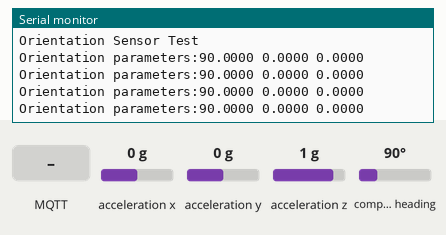
Recording of a sketch running on a simulated ESP8266 (NodeMCU). On the bench: the last lines printed to the serial monitor. Inputs (shaded band) come from the test bench; at power-on: acceleration x 0 g, acceleration y 0 g, acceleration z 1 g, compass heading 90°. WiFi joins after 1.5 s; servers stay silent unless stated; no MQTT or app messages arrive unless stated.

Above: at 3.7 s.
3.8 s: MQTT message "1" arrives on the first subscribed topic
5.5 s: MQTT message "on" arrives on the first subscribed topic
7.1 s: MQTT message "off" arrives on the first subscribed topic
8.7 s: acceleration x set to -1.4 g
At 8.99 s:
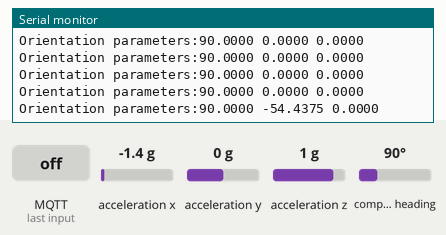
10.2 s: acceleration y set to -1.4 g
At 10.2 s:
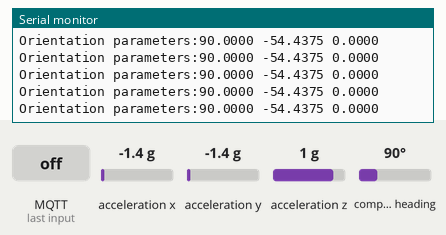
11.7 s: acceleration z set to -1.4 g
At 11.72 s:
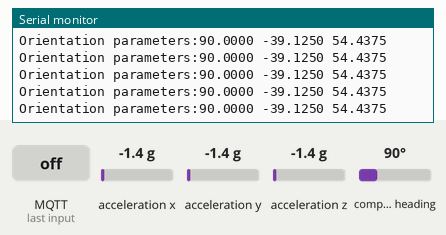
Timing chart, 0 to 14.2 s (numbered marks = the images above; inputs shaded):
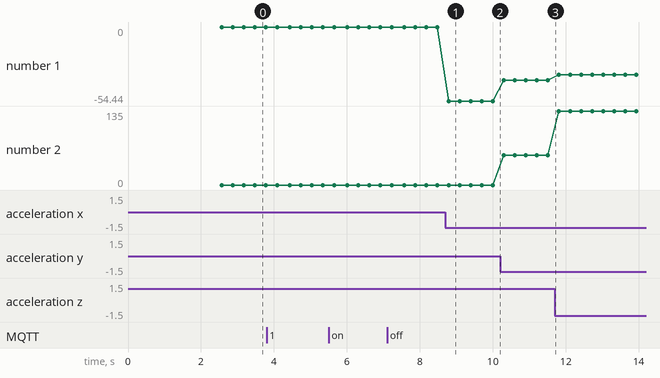

Measured:
- after the input at 8.7 s, the serial monitor: prints a new line after 0.09 s (image 1)
- plotted number 1: 0 → -54.44 after the input at 8.7 s, -54.44 → -39.12 after the input at 10.2 s, -39.12 → -35.25 after the input at 11.7 s
- plotted number 2: 0 → 54.44 after the input at 10.2 s, 54.44 → 135 after the input at 11.7 s

The sketch:

MQTT_Upload.ino
```cpp
#include <ESP8266WiFi.h>
#include <PubSubClient.h>

#include <Wire.h>
#include <Adafruit_Sensor.h>
#include <Adafruit_BNO055.h>
#include <utility/imumaths.h>

Adafruit_BNO055 bno = Adafruit_BNO055(55);

const char* ssid = "lemur";                   // wifi ssid
const char* password =  "lemur9473";         // wifi password
const char* mqttServer = "192.168.1.40";    // IP adress Raspberry Pi
const int mqttPort = 1883;
const char* mqttUser = "Whereiot";      // if you don't have MQTT Username, no need input
const char* mqttPassword = "joeyandnic";  // if you don't have MQTT Password, no need input
String string_dir ;
char x_dir[8] ;
char y_dir[8] ;
char z_dir[8] ;
String total_dir;

WiFiClient espClient;
PubSubClient client(espClient);

void setup() {

  Serial.begin(9600);

  WiFi.begin(ssid, password);

  while (WiFi.status() != WL_CONNECTED) {
    delay(500);
    Serial.println("Connecting to WiFi..");
  }
  Serial.println("Connected to the WiFi network");

  client.setServer(mqttServer, mqttPort);
  client.setCallback(callback);

  while (!client.connected()) {
    Serial.println("Connecting to MQTT...");

    if (client.connect("ESP8266Client", mqttUser, mqttPassword )) {

      Serial.println("connected");

    } else {

      Serial.print("failed with state ");
      Serial.print(client.state());
      delay(2000);

    }
  }

  Serial.println("Orientation Sensor Test"); Serial.println("");

  /* Initialise the sensor */
  if(!bno.begin())
  {
    /* There was a problem detecting the BNO055 ... check your connections */
    Serial.print("Ooops, no BNO055 detected ... Check your wiring or I2C ADDR!");
    while(1);
  }

  delay(1000);

  bno.setExtCrystalUse(true);

//  client.publish("esp8266", "Hello Raspberry Pi");
//  client.subscribe("esp8266");

}

void callback(char* topic, byte* payload, unsigned int length) {

  Serial.print("Message arrived in topic: ");
  Serial.println(topic);

  Serial.print("Message:");
  for (int i = 0; i < length; i++) {
    Serial.print((char)payload[i]);
  }

  Serial.println();
  Serial.println("-----------------------");

}

void loop() {
  total_dir = "";
  sensors_event_t event;
  bno.getEvent(&event);

  /* Display the floating point data */
  Serial.print("Orientation parameters:");
  Serial.print(event.orientation.x, 4);
  Serial.print(" ");
  Serial.print(event.orientation.y, 4);
  Serial.print(" ");
  Serial.print(event.orientation.z, 4);
  Serial.println("");

  dtostrf(event.orientation.x,3,2,x_dir);
  dtostrf(event.orientation.y,3,2,y_dir);
  dtostrf(event.orientation.z,3,2,z_dir);

  total_dir.concat("Orientation parameters: ");
  total_dir.concat(x_dir);
  total_dir.concat(" ");
  total_dir.concat(y_dir);
  total_dir.concat(" ");
  total_dir.concat(z_dir);

  client.publish("esp8266",total_dir.c_str());

  client.subscribe("esp8266");
  delay(300);
  client.loop();
}
```
